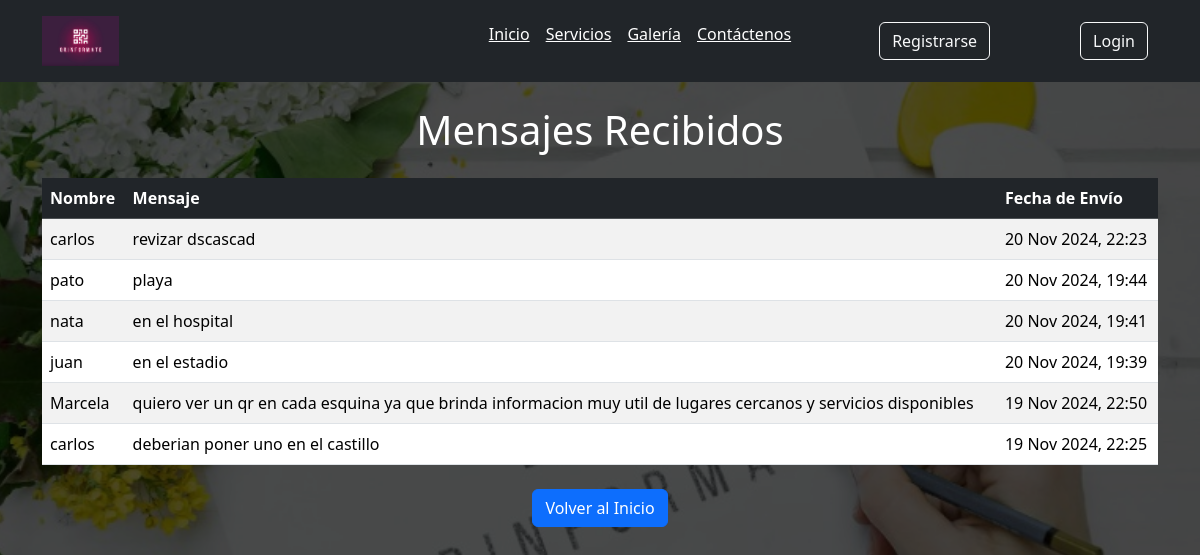
Screenshot of /listar_mensajes/ with the database file from the repository.
### core/models.py (models this page shows, shortened)
class Contacto(models.Model):
    nombre = models.CharField(max_length=200)
    email = models.EmailField()
    mensaje = models.TextField()
    fecha_envio = models.DateTimeField(auto_now_add=True)

### core/views.py (the view)
# urls.py: path('listar_mensajes/', views.listar_mensajes_view, name='listar_mensajes'),  # Página para listar mensajes
def listar_mensajes_view(request):
    mensajes = Contacto.objects.order_by(
        '-fecha_envio')  # Ordenar por fecha descendente
    return render(request, 'listar_mensajes.html', {'mensajes': mensajes})

### core/templates/listar_mensajes.html
{% extends 'layouts/base.html' %}
{% load static %}
{% block content %}
    <div class="container py-4">
        <h1 class="text-center">Mensajes Recibidos</h1>
        <table class="table table-striped table-hover mt-4">
            <thead class="table-dark">
                <tr>
                    <th>Nombre</th>
                    <th>Mensaje</th>
                    <th>Fecha de Envío</th>
                </tr>
            </thead>
            <tbody>
                {% for mensaje in mensajes %}
                <tr>
                    <td>{{ mensaje.nombre }}</td>
                    <td>{{ mensaje.mensaje }}</td>
                    <td>{{ mensaje.fecha_envio|date:"d M Y, H:i" }}</td>
                </tr>
                {% empty %}
                <tr>
                    <td colspan="4" class="text-center">No hay mensajes disponibles.</td>
                </tr>
                {% endfor %}
            </tbody>
        </table>
        <div class="text-center mt-4">
            <a href="{% url 'inicio' %}" class="btn btn-primary">Volver al Inicio</a>
        </div>
    </div>
{% endblock %}

### rows the page displays
Contacto: nombre "carlos", mensaje "revizar dscascad", fecha_envio "20 Nov 2024, 22:23"
Contacto: nombre "pato", mensaje "playa", fecha_envio "20 Nov 2024, 19:44"
Contacto: nombre "nata", mensaje "en el hospital", fecha_envio "20 Nov 2024, 19:41"
Contacto: nombre "juan", mensaje "en el estadio", fecha_envio "20 Nov 2024, 19:39"
Contacto: nombre "Marcela", mensaje "quiero ver un qr en cada esquina ya que brinda informacion muy util de lugares cercanos y servicios disponibles", fecha_envio "19 Nov 2024, 22:50"
Contacto: nombre "carlos", mensaje "deberian poner uno en el castillo", fecha_envio "19 Nov 2024, 22:25"
